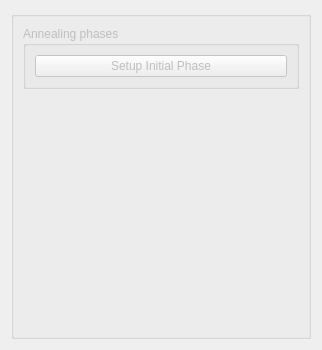
                     <widget class="QWidget" name="InitalPhase">
                        <property name="geometry">
                           <rect>
                              <x>0</x>
                              <y>0</y>
                              <width>322</width>
                              <height>350</height>
                           </rect>
                        </property>
                        <attribute name="label">
                           <string>Initial Phase</string>
                        </attribute>
                        <layout class="QGridLayout" name="gridLayout_30">
                           <item row="0" column="0">
                              <widget class="QGroupBox" name="InitPhaseOptionsBox">
                                 <property name="enabled">
                                    <bool>false</bool>
                                 </property>
                                 <property name="title">
                                    <string/>
                                 </property>
                                 <layout class="QGridLayout" name="gridLayout_25">
                                    <item row="1" column="0">
                                       <spacer name="verticalSpacer_5">
                                          <property name="orientation">
                                             <enum>Qt::Vertical</enum>
                                          </property>
                                          <property name="sizeHint" stdset="0">
                                             <size>
                                                <width>20</width>
                                                <height>40</height>
                                             </size>
                                          </property>
                                       </spacer>
                                    </item>
                                    <item row="0" column="0">
                                       <widget class="QGroupBox" name="InpInitAnnealBox">
                                          <property name="title">
                                             <string>Annealing phases</string>
                                          </property>
                                          <layout class="QGridLayout" name="gridLayout_21">
                                             <item row="0" column="0">
                                                <widget class="QPushButton" name="InpSetPhases">
                                                   <property name="text">
                                                      <string>Setup Initial Phase</string>
                                                   </property>
                                                </widget>
                                             </item>
                                          </layout>
                                       </widget>
                                    </item>
                                 </layout>
                              </widget>
                           </item>
                        </layout>
                     </widget>
